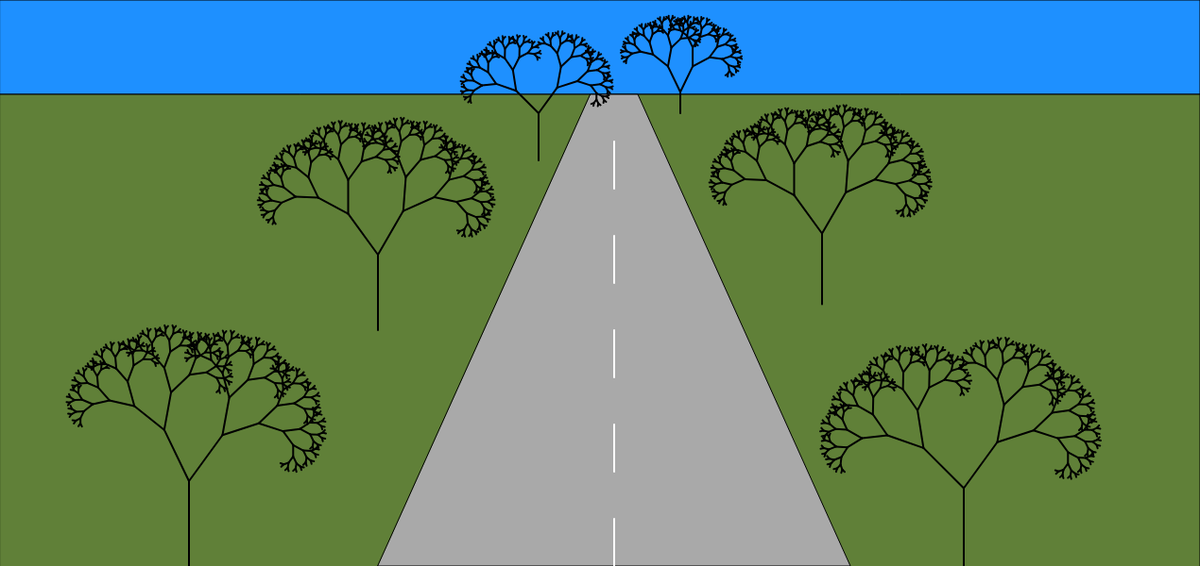
Frame 1 (no input)
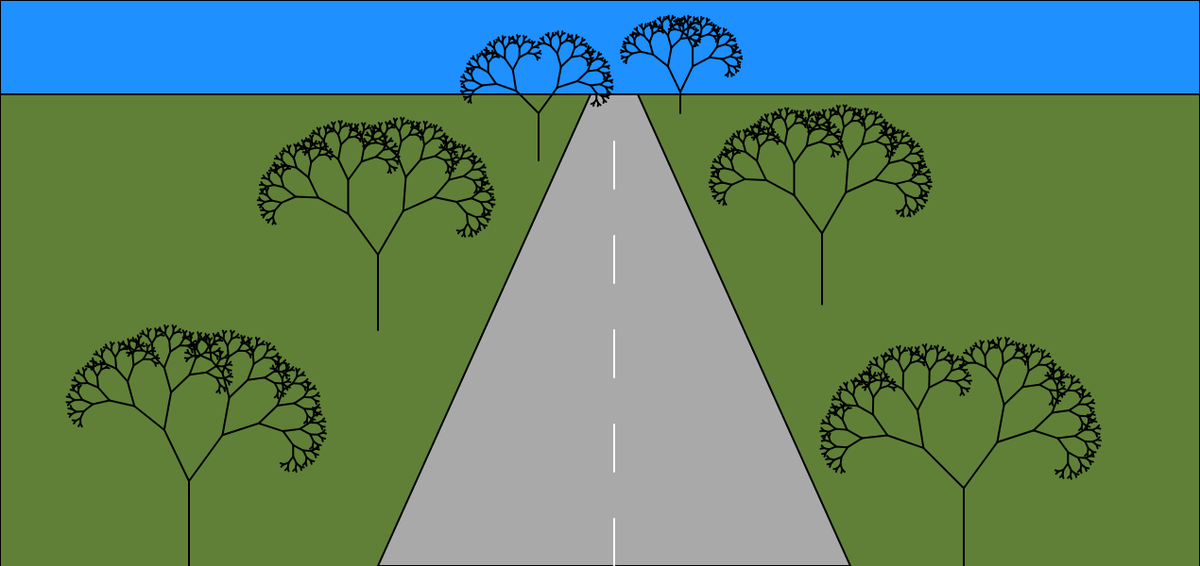
Frame 60 (no input)
Frame 120 (the mouse pressed at the canvas centre since frame 60): identical to frame 60, image omitted

The p5.js sketch that drew these frames (run headless with seeded random() and noise() and a simulated clock; from frame 60 on, the mouse is pressed at the canvas centre):

// p5.js sketch
// ── sketch.js
var angle = 0;
var temp;
function setup() {
  createCanvas(1270, 600);
  temp = PI;
}

function draw() {
  stroke(0);
  fill(30, 144, 255);
  rect(0, 0, width, 100);
  fill(96,128,56);
  rect(0, 100, width, height);
  fill(169,169,169);
  quad(625,100,675,100,900,600,400,600);
  stroke(255);
  strokeWeight(2);
  beginShape();
  line(650,150,650,200);
  line(650,250,650,300);
  line(650,350,650,400);
  line(650,450,650,500);
  line(650,550,650,600);
  stroke(0);
  endShape();
  angle = temp;
  translate(200, height);
  left1tree(90);
  left2tree(80);
  left3tree(50);
  right1tree(45);
  right2tree(75);
  right3tree(90);
  stroke(165,42,42);
}
//left bottom tree
function left1tree(len) {
  line(0, 0, 0, -len);
  translate(0, -len);
  if (len > 4) {
    push();
    rotate(angle/5);
    left1tree(len * 0.67);
    pop();
    push();
    rotate(-angle/7);
    left1tree(len * 0.67);
    pop();
  }
}
//left mid tree
function left2tree(len) {
    line(200,-2*len,200,-3*len);
    translate(200, -3*len);
    if (len > 4) {
    push();
    rotate(angle/6);
    left1tree(len * 0.67);
    pop();
    push();
    rotate(-angle/5);
    left1tree(len * 0.67);
    pop();
  }
   
}
//left top tree
function left3tree(len) {
    line(170,-2*len,170,-3*len);
    translate(170, -3*len);
    if (len > 4) {
    push();
    rotate(angle/5);
    left1tree(len * 0.67);
    pop();
    push();
    rotate(-angle/4);
    left1tree(len * 0.67);
    pop();
  }
   
}

//right bottom tree
function right1tree(len) {
  line(150, 0, 150, -0.5*len);
  translate(150, -0.5*len);
  if (len > 4) {
    push();
    rotate(angle/7);
    left1tree(len * 0.67);
    pop();
    push();
    rotate(-angle/7);
    left1tree(len * 0.67);
    pop();
  }
}
//right mid tree
function right2tree(len) {
    line(150,2*len,150,3*len);
    translate(150,2*len);
    if (len > 4) {
    push();
    rotate(angle/6);
    left1tree(len * 0.67);
    pop();
    push();
    rotate(-angle/5);
    left1tree(len * 0.67);
    pop();
  }
   
}
//right top tree
function right3tree(len) {
    line(150,3*len,150,4*len);
    translate(150,3*len);
    if (len > 4) {
    push();
    rotate(angle/5);
    left1tree(len * 0.67);
    pop();
    push();
    rotate(-angle/4);
    left1tree(len * 0.67);
    pop();
  }
   
}
